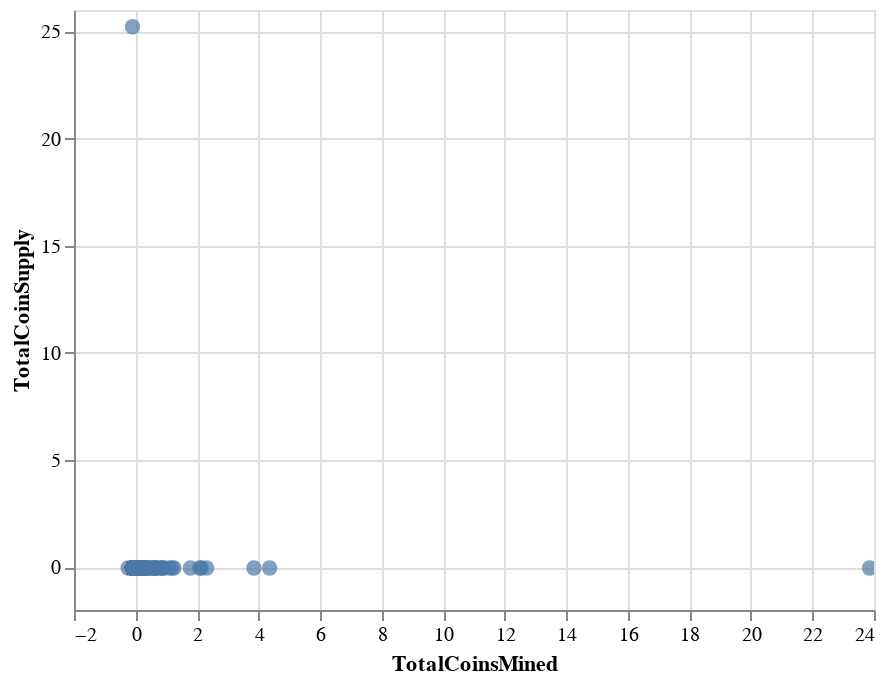

Notebook code for this chart:
### Code cell
alt.Chart(df_temp).mark_circle(size=60).encode(
    x="TotalCoinsMined",
    y='TotalCoinSupply',
#     color='indx'
#     tooltip=['indx']
).interactive()

### Figure 1 — Vega-Lite specification as saved in the notebook (floating-point values rounded to 4 significant figures; data arrays with more than 128 entries replaced by an {"elided": "..."} marker saying what was removed)
{"config": {"view": {"continuousWidth": 400, "continuousHeight": 300}}, "data": {"name": "data-6528a8f064c9d5c8a1697407778c3293"}, "mark": {"type": "circle", "size": 60}, "encoding": {"x": {"type": "quantitative", "field": "TotalCoinsMined"}, "y": {"type": "quantitative", "field": "TotalCoinSupply"}}, "selection": {"selector030": {"type": "interval", "bind": "scales", "encodings": ["x", "y"]}}, "$schema": "https://vega.github.io/schema/vega-lite/v4.8.1.json", "datasets": {"data-6528a8f064c9d5c8a1697407778c3293": {"elided": "637 records"}}}
